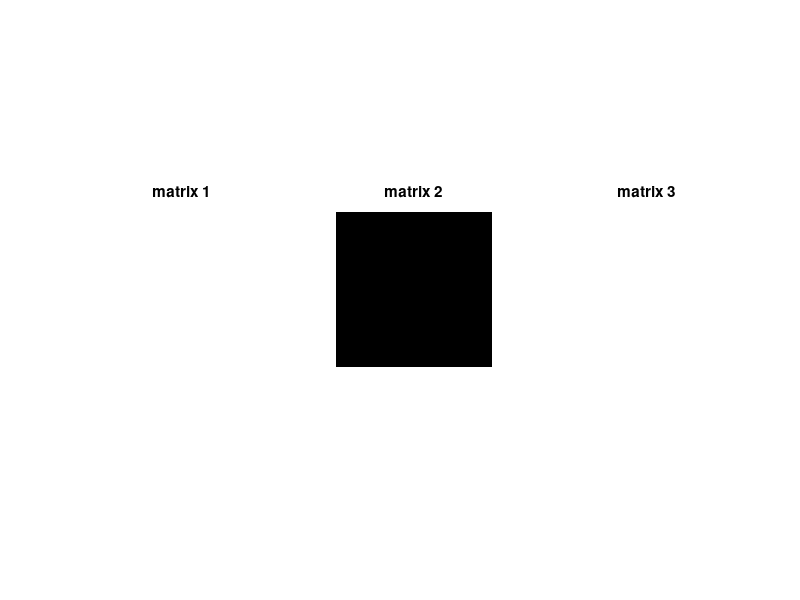

Reproduce this figure in MATLAB.
clear
close
clc

% origin_image=imread('pout.tif');
% mat1=randi([1 1], 4, 4);
% mat2=randi([0 0], 4, 4);
% mat3=randi([1 1], 4, 4);

% show white, black, and white three matrices respectively in the same window
siz=input('Enter the size of matrix: ');
mat1=ones(siz);
mat2=zeros(siz);
mat3=ones(siz);

subplot(1,3,1), imshow(mat1), title('matrix 1');
subplot(1,3,2), imshow(mat2), title('matrix 2');
subplot(1,3,3), imshow(mat3), title('matrix 3');